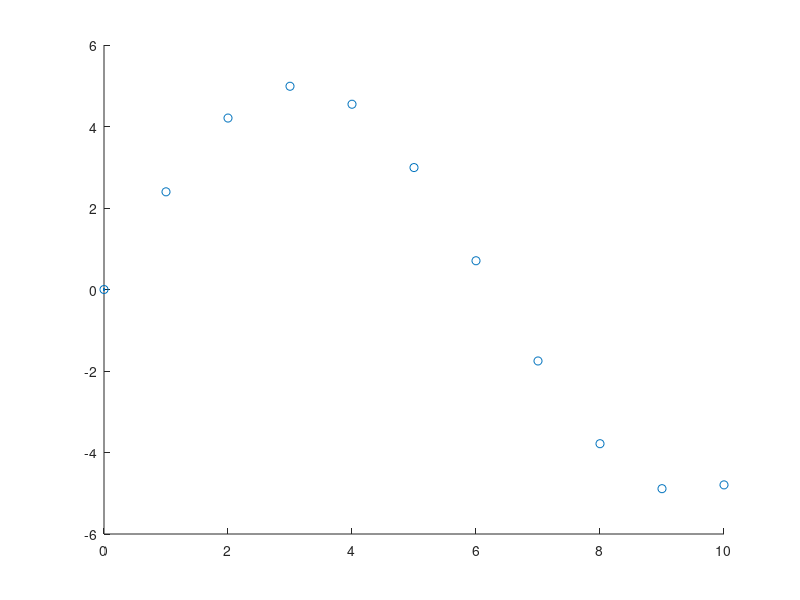

This figure's MATLAB source: (Note: this script raises an error after producing the figure.)
close all;

X=[0;0];
theta=pi/4;
phi=0;
x_path = [0:10;0,1,2,3,4,5,4,5,4,5,4];
x_path = [0:10;5*sin(0:0.5:5)];
theta_path = [0];
K=1;

phi_save = [];
v_save=[];
theta_save=[];
error_save=[];
b_error_save=[];

for i=2:11
    vector_dif = x_path(:,i-1)-x_path(:,i);
    theta_path=[theta_path, atan(vector_dif(2)/vector_dif(1))];
end

i=2;
theta_path = [theta_path, pi/4];

while K<=11
    %t=(i-1)/1000;
    %plot(X(1),X(2));
    %hold on;
%     if i==5000
%         alpha=pi/2-0.1;
%     end
%     if theta>=pi/2
%         alpha=0;
%     end
     if (norm(X(:,i-1)-x_path(:,K))<0.3) %||...
%             ((abs(error_save(1,end))<=0.1) && (abs(theta)<=0.1||(abs(theta)<=pi+0.1 && abs(theta)>=pi-0.1))) ||...
%             ((abs(error_save(2,end))<=0.1) && (abs(theta)<=pi/2+0.1 || abs(theta)>=pi/2-0.1))
        
        K=K+1;
        figure();
        scatter(x_path(1,:),x_path(2,:));
        hold on;
        plot(X(1,:),X(2,:));
    end

    [phi,v,error_vec,b_error] = controlador(X(:,i-1),theta, x_path(:,K), theta_path(K+1), phi);
    theta_save=[theta_save,theta];
    phi_save = [phi_save, phi];
    v_save = [v_save , v];
    error_save=[error_save, error_vec];
    b_error_save = [b_error_save, b_error];
    [X(:,i),theta]=robot(X(:,i-1),theta,phi,v,0.01);
    i=i+1;
end

figure;
scatter(x_path(1,:),x_path(2,:));
hold on;
plot(X(1,:),X(2,:));

figure();
plot(theta_save)

figure();
plot(phi_save);

figure();
plot(v_save);

figure();
plot(error_save(1,:));

figure();
plot(error_save(2,:));

figure();
plot(b_error_save(1,:));
